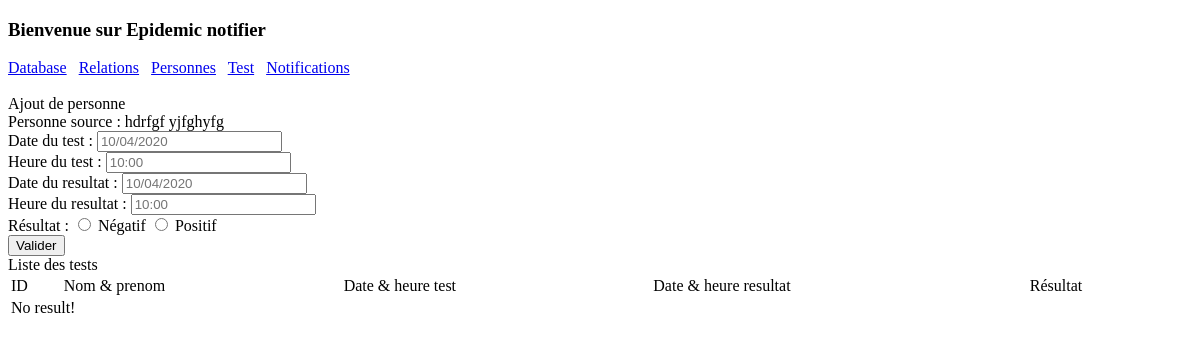
The app's page /tests?personne=1, older data.
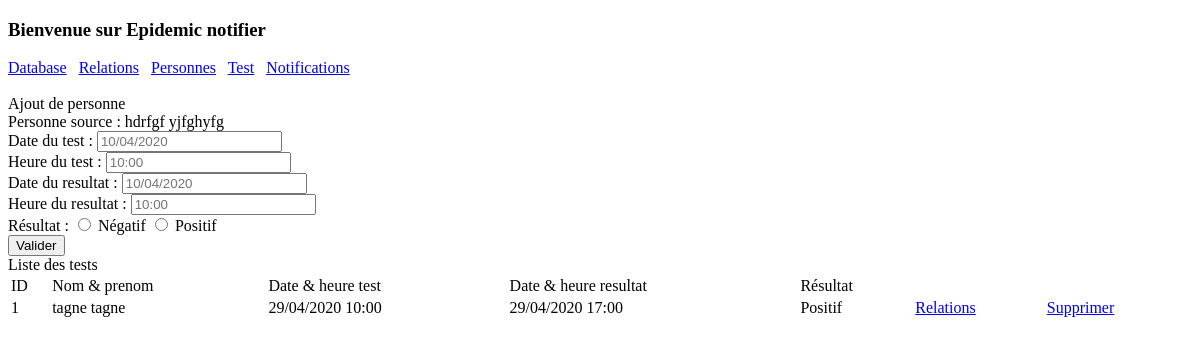
The same page, newer data.
### tables this page shows
CREATE TABLE tests (
            id integer PRIMARY KEY,    
            personne_id integer,
            date_test string,
            heure_test string,
            date_resultat string,
            heure_resultat string,
            resultat int
            );

CREATE TABLE personnes (
            id integer PRIMARY KEY,    
            nom text,
            prenom text,
            date_naiss text,
            num_telephone text,
            email text,
            UNIQUE (nom, prenom, date_naiss)
            );

### app.py (the view)
@app.route("/tests", methods=["GET"])
def home_test():
    personne_id = request.args.get("personne")
    personne = Personne().get_one(personne_id) if personne_id is not None else None
    tests = Test().get_all()
    return render_template("test.html", personne=personne, tests=tests)

### treatment/db/personne.py (called while the page is built)
    def get_one(self, id_):
        self.cur.execute("SELECT  * FROM personnes WHERE id=? ORDER BY id ASC", str(id_))
        row = self.cur.fetchone()
        if (row != None):
            return RPersonne(str(row[0]), row[1], row[2], row[3], row[4], row[5])
        return None

### treatment/db/test.py (called while the page is built, shortened)
    def get_all(self, resultat=None):
        if resultat is None:
            r = ("SELECT t.id, p.id, p.nom, p.prenom, t.date_test, t.heure_test, t.date_resultat, t.heure_resultat, t.resultat "
                "FROM tests t "
                "JOIN personnes p ON p.id = t.personne_id "
                "ORDER BY t.id ASC")
            self.cur.execute(r)
        rows = self.cur.fetchall()
        return [RTest(row[0], row[1], row[2], row[3], row[4], row[5], row[6], row[7], str(row[8])) for row in rows]

### templates/test.html (shortened to what this page needs)
<!DOCTYPE html>
<html>
  <head>
    {% include 'inc/header.html' %}
  </head>
  <body>
    {% include 'inc/header_menu.html' %}
    {% if personne %}
      Ajout de personne<br/>
      <form action="/tests" method="POST">
        <div class="row">
          <label>Personne source : </label><label>{{ personne.nom + ' '+ personne.prenom }}</label>
        <div class="row">
          <label>Date du test : </label>
          <input type="text" id="date_test" name="date_test" value="" placeholder="10/04/2020" autocomplete="false"/>
        </div>
        <div class="row">
          <label>Heure du test : </label>
          <input type="text" id="heure_test" name="heure_test" value="" placeholder="10:00" autocomplete="false"/>
        </div>
        <div class="row">
          <label>Date du resultat : </label>
          <input type="text" id="date_resultat" name="date_resultat" value="" placeholder="10/04/2020" autocomplete="false"/>
        </div>
        <div class="row">
          <label>Heure du resultat : </label>
          <input type="text" id="heure_resultat" name="heure_resultat" value="" placeholder="10:00" autocomplete="false"/>
        </div>
        <div class="row">
          <label>Résultat : </label>
          <input type="radio" id="resultat" name="resultat" value="0"> Négatif
          <input type="radio" id="resultat" name="resultat" value="1"> Positif
        </div>
      	<input type="submit" id="btnvalid_test" value="Valider" />
      </form>
    {% endif %}
    <br/>
    Liste des tests
    <br/>
    <table width="100%">
      <thead>
        <td>ID</td>
        <td>Nom & prenom</td>
        <td>Date & heure test</td>
        <td>Date & heure resultat</td>
        <td>Résultat</td>
        <td></td>
        <td></td>
      </thead>
      <tbody>
        {% if tests %}
          {% for r in tests %}
            <tr>
              <td>{{ r.id }}</td>
              <td>{{ r.p_nom + ' ' + r.p_prenom }}</td>
              <td>{{ r.date_test + ' ' + r.heure_test }}</td>
              <td>{{ r.date_resultat + ' ' + r.heure_resultat }}</td>
              <td>
                {% if r.date_resultat %}
                  {% if r.resultat == '1' %} Positif
                  {% else %} Négatif
                  {% endif %}
                {% endif %}
              </td>
              <td><a href="crp?personne={{ r.id }}">Relations</a></td>
              <td><a href="tests/delete/{{ r.id }}" onclick="javascript:return confirm('Etes-vous sûr?');">Supprimer</td>
            </tr>
          {% endfor %}
        {% else %}
          <tr><td colspan="8">No result!</td></tr>
        {% endif %}
      </tbody>
    </table>
  </body>
</html>

Row changes from the older to the newer data that the page shows:
added tests: id "1", prenom "tagne tagne", date_test+heure_test "29/04/2020 10:00", date_resultat+heure_resultat "29/04/2020 17:00", resultat "Positif"
Text that changed along with them:
text no longer shown: "No result!"
